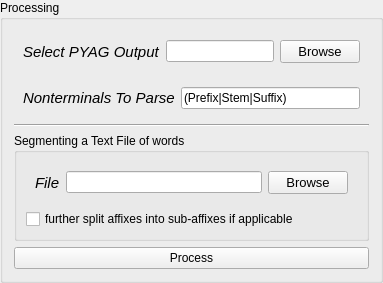
            <widget class="QGroupBox" name="groupProcessing">
             <property name="statusTip">
              <string>Final Processing Phase</string>
             </property>
             <property name="title">
              <string>Processing</string>
             </property>
             <layout class="QVBoxLayout" name="verticalLayout_8">
              <item>
               <widget class="QWidget" name="widgetGrammarFile_2" native="true">
                <layout class="QHBoxLayout" name="horizontalLayout_11">
                 <item>
                  <widget class="QLabel" name="labelSelectPYAGOutput">
                   <property name="font">
                    <font>
                     <pointsize>11</pointsize>
                     <weight>50</weight>
                     <italic>true</italic>
                     <bold>false</bold>
                     <underline>false</underline>
                    </font>
                   </property>
                   <property name="statusTip">
                    <string>Select the PYAG ouput file to parse (.prs file, which stores morph trees)</string>
                   </property>
                   <property name="text">
                    <string>Select PYAG Output</string>
                   </property>
                  </widget>
                 </item>
                 <item>
                  <widget class="QLineEdit" name="edit_pyags_output_path">
                   <property name="sizePolicy">
                    <sizepolicy hsizetype="Expanding" vsizetype="Fixed">
                     <horstretch>0</horstretch>
                     <verstretch>0</verstretch>
                    </sizepolicy>
                   </property>
                   <property name="statusTip">
                    <string>Parse file path</string>
                   </property>
                   <property name="text">
                    <string/>
                   </property>
                  </widget>
                 </item>
                 <item>
                  <widget class="QPushButton" name="browseParseFile">
                   <property name="sizePolicy">
                    <sizepolicy hsizetype="Minimum" vsizetype="Expanding">
                     <horstretch>0</horstretch>
                     <verstretch>0</verstretch>
                    </sizepolicy>
                   </property>
                   <property name="font">
                    <font>
                     <pointsize>10</pointsize>
                    </font>
                   </property>
                   <property name="statusTip">
                    <string>Browse Files</string>
                   </property>
                   <property name="text">
                    <string>Browse</string>
                   </property>
                  </widget>
                 </item>
                </layout>
               </widget>
              </item>
              <item>
               <widget class="QWidget" name="widgetNonTerminalsToParse" native="true">
                <layout class="QHBoxLayout" name="horizontalLayout_7">
                 <item>
                  <widget class="QLabel" name="labelNonTerminalsToParse">
                   <property name="font">
                    <font>
                     <pointsize>11</pointsize>
                     <weight>50</weight>
                     <italic>true</italic>
                     <bold>false</bold>
                     <underline>false</underline>
                    </font>
                   </property>
                   <property name="statusTip">
                    <string>Non Terminals to Parse in proper Format and Order</string>
                   </property>
                   <property name="text">
                    <string>Nonterminals To Parse</string>
                   </property>
                  </widget>
                 </item>
                 <item>
                  <widget class="QLineEdit" name="lineEditNonTerminalsToParse">
                   <property name="statusTip">
                    <string>Non terminals to parse in the given format &quot;(A|B|C|D)&quot; and in proper order</string>
                   </property>
                   <property name="text">
                    <string>(Prefix|Stem|Suffix)</string>
                   </property>
                  </widget>
                 </item>
                </layout>
               </widget>
              </item>
              <item>
               <widget class="Line" name="line_3">
                <property name="orientation">
                 <enum>Qt::Horizontal</enum>
                </property>
               </widget>
              </item>
              <item>
               <widget class="QGroupBox" name="groupSegmenting">
                <property name="statusTip">
                 <string>Segmenting the Words</string>
                </property>
                <property name="title">
                 <string>Segmenting a Text File of words</string>
                </property>
                <layout class="QVBoxLayout" name="verticalLayout_6">
                 <item>
                  <widget class="QWidget" name="widgetFile" native="true">
                   <layout class="QHBoxLayout" name="horizontalLayout_6">
                    <item>
                     <widget class="QLabel" name="labelSegmentationFile">
                      <property name="font">
                       <font>
                        <pointsize>11</pointsize>
                        <weight>50</weight>
                        <italic>true</italic>
                        <bold>false</bold>
                        <underline>false</underline>
                       </font>
                      </property>
                      <property name="statusTip">
                       <string>Select the file to segment words from</string>
                      </property>
                      <property name="text">
                       <string>File</string>
                      </property>
                     </widget>
                    </item>
                    <item>
                     <widget class="QLineEdit" name="edit_segmentation_file_path">
                      <property name="statusTip">
                       <string>Segmentation file path</string>
                      </property>
                     </widget>
                    </item>
                    <item>
                     <widget class="QPushButton" name="browseSegmentationFile">
                      <property name="sizePolicy">
                       <sizepolicy hsizetype="Minimum" vsizetype="Expanding">
                        <horstretch>0</horstretch>
                        <verstretch>0</verstretch>
                       </sizepolicy>
                      </property>
                      <property name="font">
                       <font>
                        <pointsize>10</pointsize>
                       </font>
                      </property>
                      <property name="statusTip">
                       <string>Browse Files</string>
                      </property>
                      <property name="text">
                       <string>Browse</string>
                      </property>
                     </widget>
                    </item>
                   </layout>
                  </widget>
                 </item>
                 <item>
                  <widget class="QCheckBox" name="checkBoxMultiwaySegmentation">
                   <property name="statusTip">
                    <string>For example: irre+(place)+ables --&gt; ir+re+(place)+able+s</string>
                   </property>
                   <property name="text">
                    <string>further split affixes into sub-affixes if applicable</string>
                   </property>
                  </widget>
                 </item>
                </layout>
               </widget>
              </item>
              <item>
               <widget class="QPushButton" name="pushButtonProcess">
                <property name="statusTip">
                 <string>Process the parse file into human readable format and segment word file</string>
                </property>
                <property name="text">
                 <string>Process</string>
                </property>
               </widget>
              </item>
             </layout>
            </widget>
